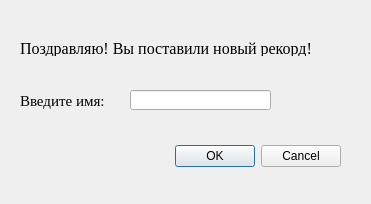
<?xml version="1.0" encoding="UTF-8"?>
<ui version="4.0">
 <class>Dialog</class>
 <widget class="QDialog" name="Dialog">
  <property name="geometry">
   <rect>
    <x>0</x>
    <y>0</y>
    <width>371</width>
    <height>204</height>
   </rect>
  </property>
  <property name="windowTitle">
   <string>Опознание</string>
  </property>
  <property name="windowIcon">
   <iconset resource="myimages.qrc">
    <normaloff>:/MyImages/Images/clanbomber.png</normaloff>:/MyImages/Images/clanbomber.png</iconset>
  </property>
  <widget class="QDialogButtonBox" name="buttonBox">
   <property name="geometry">
    <rect>
     <x>0</x>
     <y>140</y>
     <width>341</width>
     <height>32</height>
    </rect>
   </property>
   <property name="orientation">
    <enum>Qt::Horizontal</enum>
   </property>
   <property name="standardButtons">
    <set>QDialogButtonBox::Cancel|QDialogButtonBox::Ok</set>
   </property>
  </widget>
  <widget class="QLabel" name="labelPassName">
   <property name="geometry">
    <rect>
     <x>20</x>
     <y>90</y>
     <width>101</width>
     <height>21</height>
    </rect>
   </property>
   <property name="font">
    <font>
     <family>Times New Roman</family>
     <pointsize>11</pointsize>
    </font>
   </property>
   <property name="text">
    <string>Введите имя:</string>
   </property>
  </widget>
  <widget class="QLineEdit" name="lineEditName">
   <property name="geometry">
    <rect>
     <x>130</x>
     <y>90</y>
     <width>141</width>
     <height>20</height>
    </rect>
   </property>
   <property name="font">
    <font>
     <family>Arial Narrow</family>
     <pointsize>10</pointsize>
    </font>
   </property>
   <property name="maxLength">
    <number>20</number>
   </property>
  </widget>
  <widget class="QLabel" name="labelCongratulations">
   <property name="geometry">
    <rect>
     <x>20</x>
     <y>40</y>
     <width>311</width>
     <height>16</height>
    </rect>
   </property>
   <property name="font">
    <font>
     <family>Times New Roman</family>
     <pointsize>12</pointsize>
    </font>
   </property>
   <property name="text">
    <string>Поздравляю! Вы поставили новый рекорд!</string>
   </property>
  </widget>
 </widget>
 <resources>
  <include location="myimages.qrc"/>
 </resources>
 <connections>
  <connection>
   <sender>buttonBox</sender>
   <signal>accepted()</signal>
   <receiver>Dialog</receiver>
   <slot>accept()</slot>
   <hints>
    <hint type="sourcelabel">
     <x>248</x>
     <y>254</y>
    </hint>
    <hint type="destinationlabel">
     <x>157</x>
     <y>274</y>
    </hint>
   </hints>
  </connection>
  <connection>
   <sender>buttonBox</sender>
   <signal>rejected()</signal>
   <receiver>Dialog</receiver>
   <slot>reject()</slot>
   <hints>
    <hint type="sourcelabel">
     <x>316</x>
     <y>260</y>
    </hint>
    <hint type="destinationlabel">
     <x>286</x>
     <y>274</y>
    </hint>
   </hints>
  </connection>
 </connections>
</ui>
